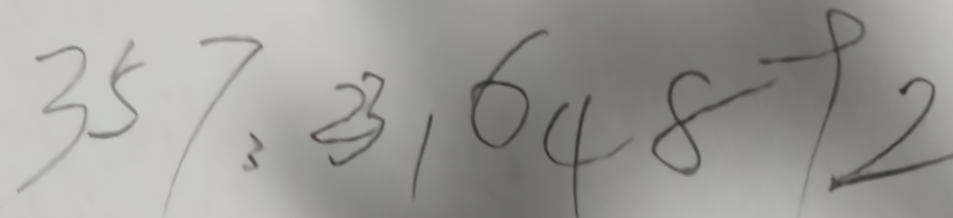
#> input picture input.png, 953 x 218 px
$ python enhance.py input.png
#> lines starting #> are read from the running program, lines starting #| are printed output that depends on the picture; after the words box and inside, x2 and y2 are one past the last pixel; in counts of white or black regions, pixels touching at a corner belong together
# enhance.py
import cv2
import numpy as np
import argparse
import os

def enhance_black_lines(image_path, output_path=None, intensity=1.5, thickness=1.0):
    """
    增强白纸黑字图像中的黑色字符线条

    参数:
        image_path: 输入图像路径
        output_path: 输出图像路径(可选)
        intensity: 线条增强强度(1.0-3.0)
        thickness: 线条加粗程度(1.0-2.0)
    """
#> called with image_path = 'input.png', intensity = 1.5, thickness = 1.5
    # 读取图像
    img = cv2.imread(image_path)
#> img is the input picture: shape (218, 953, 3); mean B, G, R 150.4, 155.1, 155.7
    if img is None:
        print(f"错误: 无法读取图像 {image_path}")
        return None

    # 转换为灰度图
    gray = cv2.cvtColor(img, cv2.COLOR_BGR2GRAY)

    # 自适应阈值处理 - 更好地分离字符和背景
    binary = cv2.adaptiveThreshold(
        gray, 255,
        cv2.ADAPTIVE_THRESH_GAUSSIAN_C,
        cv2.THRESH_BINARY_INV,
        101, 15
    )
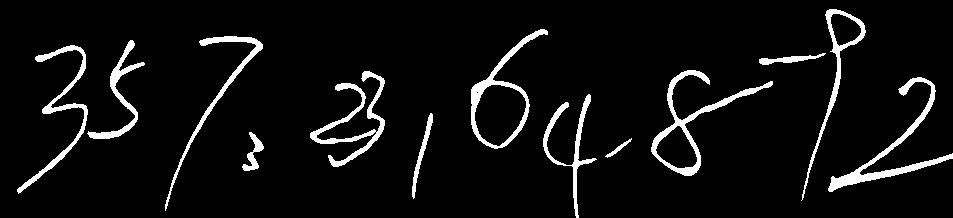
#> binary: shape (218, 953); 6.1% white; 13 white regions, largest, box (x1, y1, x2, y2) and area: (828, 77, 953, 192) 1759, (651, 70, 773, 176) 1660, (310, 71, 385, 167) 1482

    # 形态学操作 - 连接断裂的笔画
    kernel = cv2.getStructuringElement(cv2.MORPH_ELLIPSE, (3, 3))
    connected = cv2.morphologyEx(binary, cv2.MORPH_CLOSE, kernel)
#> connected: shape (218, 953); 6.1% white; 13 white regions, largest, box (x1, y1, x2, y2) and area: (828, 77, 953, 192) 1760, (651, 70, 773, 176) 1660, (310, 71, 385, 167) 1494

    # 笔画细化 - 获得更精确的线条位置
    thinned = cv2.ximgproc.thinning(
        connected,
        thinningType=cv2.ximgproc.THINNING_GUOHALL
    )
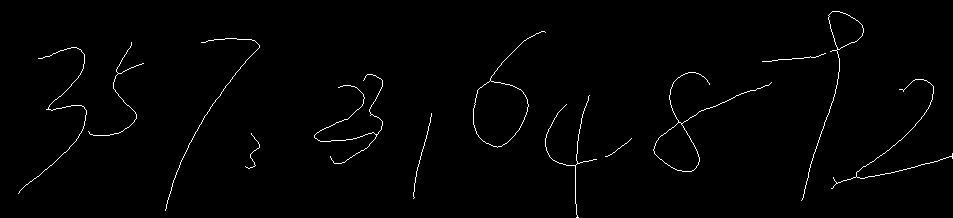
#> thinned: shape (218, 953); 1.2% white in thin lines or dots

    # 创建笔画增强掩码
    mask = np.zeros_like(gray, dtype=np.float32)
    mask[thinned > 0] = 1.0  # 笔画位置设为1

    # 应用高斯模糊使边缘平滑
    mask = cv2.GaussianBlur(mask, (0, 0), sigmaX=1.5)

    # 增强笔画
    enhanced = img.astype(np.float32)

    # 在笔画区域应用颜色增强
    for c in range(3):
        # 在笔画区域加深颜色（使黑色更黑）
        enhanced[:, :, c] = np.where(
            mask > 0,
            np.clip(enhanced[:, :, c] * (1 - mask * intensity * 0.5), 0, 255),
            enhanced[:, :, c]
        )

        # 在非笔画区域提亮背景（使白色更白）
        enhanced[:, :, c] = np.where(
            mask < 0.1,
            np.clip(enhanced[:, :, c] * (1 + (1 - mask) * intensity * 0.2), 0, 255),
            enhanced[:, :, c]
        )
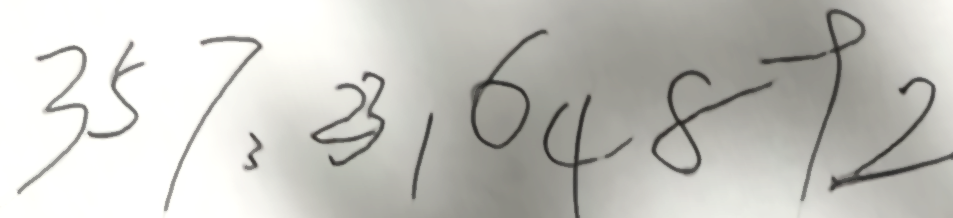
#> enhanced: shape (218, 953, 3) float32; mean B, G, R 192.7, 197.7, 198.3

    # 加粗线条（可选）
    if thickness > 1.0:
        dilation_size = int(1 * (thickness - 1.0))
        kernel = cv2.getStructuringElement(
            cv2.MORPH_ELLIPSE,
            (2 * dilation_size + 1, 2 * dilation_size + 1)
        )
        mask_dilated = cv2.dilate(mask, kernel)

        for c in range(3):
            enhanced[:, :, c] = np.where(
                mask_dilated > 0,
                np.clip(enhanced[:, :, c] * (1 - mask_dilated * intensity * 0.3), 0, 255),
                enhanced[:, :, c]
            )
#> enhanced: shape (218, 953, 3) float32; 19.92% of pixels changed, all inside (x1, y1, x2, y2) = (12, 5, 953, 218)

    # 转换为8位图像
    enhanced = np.clip(enhanced, 0, 255).astype(np.uint8)

    # 保存结果
    if output_path is None:
        base, ext = os.path.splitext(image_path)
        output_path = f"{base}_enhanced{ext}"

    cv2.imwrite(output_path, enhanced)
    print(f"增强后的图像已保存至: {output_path}")

    # 显示结果（可选）
    cv2.imshow("raw", img)
    cv2.imshow("after", enhanced)
    cv2.waitKey(0)
    cv2.destroyAllWindows()

    return enhanced

def main():
    # 创建命令行参数解析器
    parser = argparse.ArgumentParser(
        description='白纸黑字图像线条增强器 - 增强黑色字符线条'
    )
    parser.add_argument(
        'image_path',
        type=str,
        help='输入图像路径'
    )
    parser.add_argument(
        '--output',
        type=str,
        default=None,
        help='输出图像路径(可选)'
    )
    parser.add_argument(
        '--intensity',
        type=float,
        default=1.5,
        help='线条增强强度(1.0-3.0)'
    )
    parser.add_argument(
        '--thickness',
        type=float,
        default=1.5,
        help='线条加粗程度(1.0-2.0)'
    )

    # 解析参数
    args = parser.parse_args()

    # 执行增强
    enhanced_image = enhance_black_lines(
        args.image_path,
        args.output,
        args.intensity,
        args.thickness
    )

    if enhanced_image is not None:
        print("图像增强完成！")

if __name__ == '__main__':
    main()
